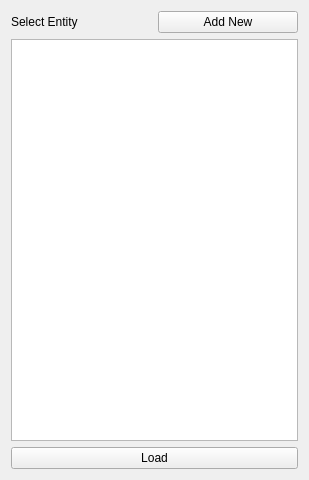
<?xml version="1.0" encoding="UTF-8"?>
<ui version="4.0">
 <class>SelectEntityForm</class>
 <widget class="QWidget" name="SelectEntityForm">
  <property name="windowModality">
   <enum>Qt::ApplicationModal</enum>
  </property>
  <property name="geometry">
   <rect>
    <x>0</x>
    <y>0</y>
    <width>309</width>
    <height>480</height>
   </rect>
  </property>
  <property name="windowTitle">
   <string>Select Entity</string>
  </property>
  <layout class="QVBoxLayout" name="verticalLayout">
   <item>
    <layout class="QHBoxLayout" name="horizontalLayout">
     <item>
      <widget class="QLabel" name="label">
       <property name="text">
        <string>Select Entity</string>
       </property>
      </widget>
     </item>
     <item>
      <widget class="QPushButton" name="btn_add_entity">
       <property name="minimumSize">
        <size>
         <width>0</width>
         <height>0</height>
        </size>
       </property>
       <property name="baseSize">
        <size>
         <width>0</width>
         <height>0</height>
        </size>
       </property>
       <property name="text">
        <string>Add New</string>
       </property>
      </widget>
     </item>
    </layout>
   </item>
   <item>
    <widget class="QListWidget" name="list_entities">
     <property name="editTriggers">
      <set>QAbstractItemView::NoEditTriggers</set>
     </property>
     <property name="textElideMode">
      <enum>Qt::ElideMiddle</enum>
     </property>
    </widget>
   </item>
   <item>
    <widget class="QPushButton" name="btn_load_entity">
     <property name="text">
      <string>Load</string>
     </property>
    </widget>
   </item>
  </layout>
 </widget>
 <resources/>
 <connections/>
</ui>
